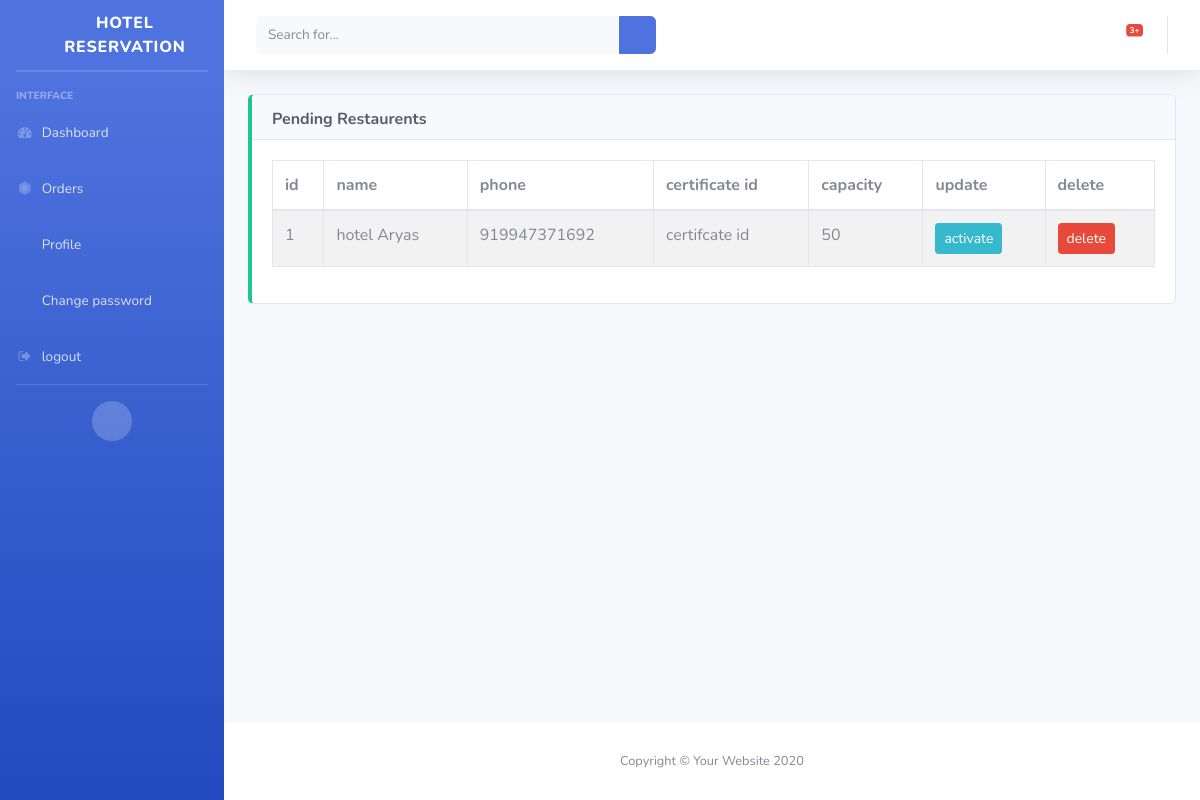
The page /restaurant/pending/ on the database as committed earlier.
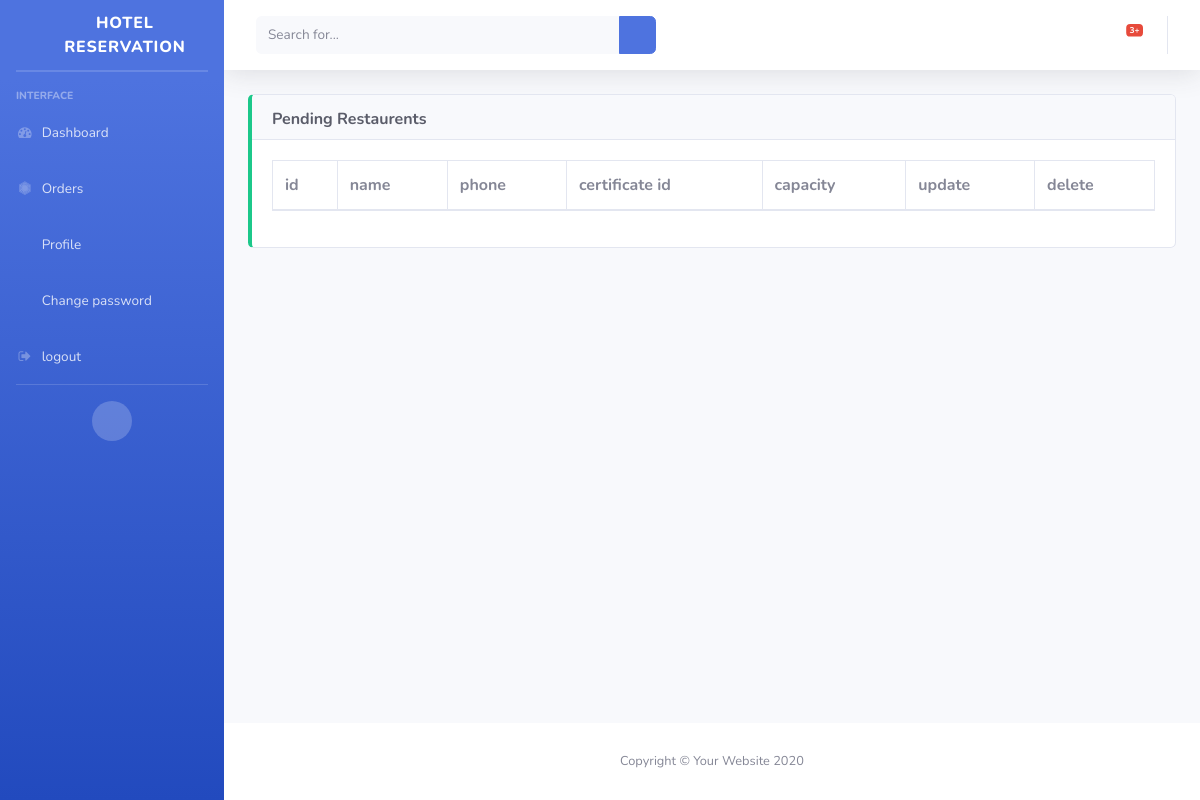
The same page on the database as committed later.
### restaurant/models.py (models this page shows, shortened)
class Restaurant(models.Model):
    name = models.CharField(max_length=100, verbose_name="Restaurant name")
    description = models.TextField()
    address = models.TextField()
    phone = models.CharField(max_length=12)
    categorys = models.ManyToManyField(RestCategory)
    location = models.ForeignKey(
        Location, on_delete=models.SET_NULL, blank=True, null=True)
    status = models.BooleanField(default=False)
    opentime = models.TimeField()
    closstime = models.TimeField()
    seatingCapacity = models.IntegerField()
    user = models.OneToOneField(
        User, on_delete=models.CASCADE, blank=True, null=True)
    slug = models.SlugField(unique=True, blank=True, null=True)
    logo = models.ImageField(upload_to='rest/', blank=True, null=True)
    def activate_url(self):
        return reverse('rest-activate', kwargs={"pk": self.pk})

### restaurant/views.py (the view)
# urls.py: path('restaurant/pending/', PendingRest.as_view(), name="rest-pending"),
class PendingRest(ListView):
    model = Restaurant
    template_name = "rest/listpending.html"
    context_object_name = "data"
    def get_queryset(self):
        return Restaurant.objects.filter(user__is_staff=False, user__is_active=False)
    def get_context_data(self, **kwargs):
        x = super().get_context_data(**kwargs)
        x['heading'] = "Pending Restaurents"
        return x

### restaurant/templates/rest/listpending.html
{% extends 'base.html' %}
{% block cardtitle %}{{heading}}{% endblock cardtitle %}
{% block content %}
<div class="table-responsive">
<table class="table table-bordered table-striped table-hover">
    <thead>
        <tr>
            <th>id</th>
            <th>name</th>
            <th>phone</th>
          <th>certificate id</th>
            <th>capacity</th>
           <th>update</th>
            <th>delete</th>
        </tr>
    </thead>
    <tbody>
    {% for i in data %}
        <tr>
            <td>{{forloop.counter}}</td>
            <td>{{i.name}}</td>
            <td>{{i.phone}}</td>
            <td>certifcate id</td>
            <td>{{i.seatingCapacity}}</td>
            <td><a href="{{i.activate_url}}" class="btn btn-sm btn-info">activate</a></td>
            <td><form method="post" action=""><input type="submit" value="delete" class="btn btn-sm btn-danger"></form></a></td>
        </tr>
        {% endfor %}
    </tbody>
</table>
</div>
{% endblock content %}

Rows that differ between the two databases and show on the page:
no longer on this page (row edited): Restaurant: name "hotel Aryas", phone "919947371692", seatingCapacity "50"
